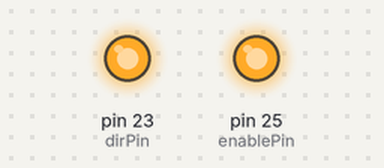
Recording of a sketch running on a simulated Arduino Mega 2560, built with avr-gcc and run on an emulated ATmega2560. On the bench: output pins drawn as LEDs (lit = HIGH). Pins used as bus, display or sensor lines are not drawn.

Above: at 0.7 s.
At 2.3 s:
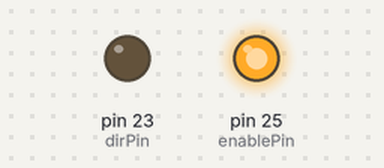
Timing chart, 0 to 3.6 s (numbered marks = the images above):
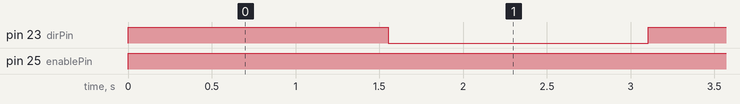

Measured:
- by itself, pin 23 (dirPin): alternates HIGH for 1.6 s and LOW for 1.6 s
- by itself, pin 25 (enablePin): LOW → HIGH at 0.00 s

The sketch:

TestDriver8825.ino
```cpp
#define SERIAL_BAUD_RATE 9600

int dirPin = 23;
int stepperPin = 10;
int enablePin = 25;

void setup() {
	Serial.begin( SERIAL_BAUD_RATE ); // Listen on serial connection for messages from the pc

 pinMode(dirPin, OUTPUT);
 pinMode(stepperPin, OUTPUT);
 pinMode( enablePin, OUTPUT );
 digitalWrite( enablePin, LOW );
}
 void step(boolean dir,int steps){
 digitalWrite(dirPin,dir);
 digitalWrite( enablePin, HIGH );

 delay(50);
	for(int i=0;i<steps;i++){
		digitalWrite(stepperPin, HIGH);
		delay(5);
		digitalWrite(stepperPin, LOW);
		delay(5);
	}
}
void loop(){
 step(true,100);
 delay(500);
 step(false,100);
 delay(500);
}
```
